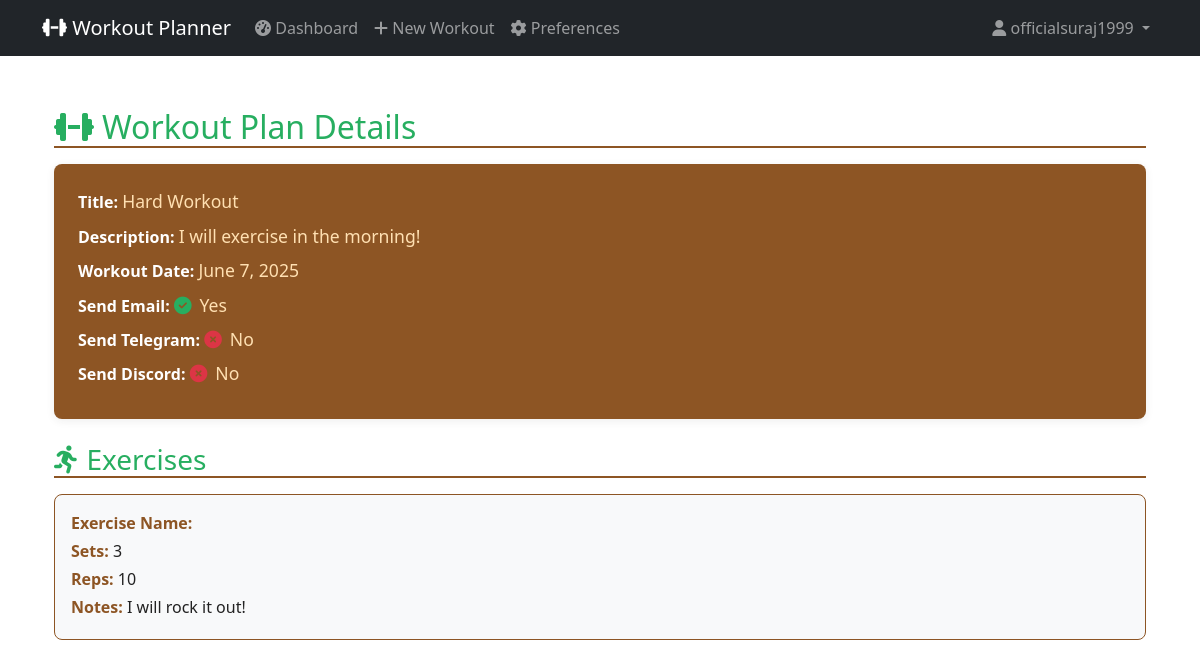
Page /detail/1/ (signed in) on the committed database.
### workout_app/models.py (models this page shows, shortened)
class WorkoutPlan(models.Model):
    user = models.ForeignKey(User, on_delete=models.CASCADE)
    title = models.CharField(max_length=100)
    description = models.TextField(blank=True, null=True)
    workout_date = models.DateField()
    exercises = models.TextField(help_text="JSON format of exercises, sets, and reps")
    send_email = models.BooleanField(default=False)
    email_sent = models.BooleanField(default=False)
    send_telegram = models.BooleanField(default=False)
    telegram_sent = models.BooleanField(default=False)
    send_discord = models.BooleanField(default=False)
    discord_sent = models.BooleanField(default=False)
    created_at = models.DateTimeField(auto_now_add=True)
    updated_at = models.DateTimeField(auto_now=True)
    def get_exercises(self):
        if not self.exercises:
            return []
        return json.loads(self.exercises)

### workout_app/views.py (the view)
# urls.py: path('detail/<int:pk>/', views.workout_detail, name='workout_detail'),
@login_required
def workout_detail(request, pk):
    workout = get_object_or_404(WorkoutPlan, pk=pk, user=request.user)
    exercises = workout.get_exercises()
    return render(request, 'workout_app/workout_detail.html', {
        'workout': workout,
        'exercises': exercises
    })

### workout_app/templates/workout_app/workout_detail.html (shortened to what this page needs)
{% extends "workout_app/base.html" %}
{% block content %}
<div class="container mt-5">
    <h2 class="form-section-title"><i class="fas fa-dumbbell icon"></i>Workout Plan Details</h2>
    <div class="workout-plan-detail mb-4">
        <div class="mb-2">
            <span class="detail-label">Title:</span>
            <span class="detail-value">{{ workout.title }}</span>
        </div>
        <div class="mb-2">
            <span class="detail-label">Description:</span>
            <span class="detail-value">{{ workout.description }}</span>
        </div>
        <div class="mb-2">
            <span class="detail-label">Workout Date:</span>
            <span class="detail-value">{{ workout.workout_date|date:"F j, Y" }}</span>
        </div>
        <div class="mb-2">
            <span class="detail-label">Send Email:</span>
            <span class="detail-value">
                {% if workout.send_email %}
                    <i class="fas fa-check-circle icon"></i>Yes
                {% else %}
                    <i class="fas fa-times-circle text-danger icon"></i>No
                {% endif %}
            </span>
        </div>
        <div class="mb-2">
            <span class="detail-label">Send Telegram:</span>
            <span class="detail-value">
                {% if workout.send_telegram %}
                    <i class="fas fa-check-circle icon"></i>Yes
                {% else %}
                    <i class="fas fa-times-circle text-danger icon"></i>No
                {% endif %}
            </span>
        </div>
        <div class="mb-2">
            <span class="detail-label">Send Discord:</span>
            <span class="detail-value">
                {% if workout.send_discord %}
                    <i class="fas fa-check-circle icon"></i>Yes
                {% else %}
                    <i class="fas fa-times-circle text-danger icon"></i>No
                {% endif %}
            </span>
        </div>
    </div>
    <h3 class="form-section-title"><i class="fas fa-running icon"></i>Exercises</h3>
    {% if exercises %}
        {% for exercise in exercises %}
            <div class="exercise-detail">
                <div class="mb-1">
                    <span class="detail-label">Exercise Name:</span>
                </div>
                <div class="mb-1">
                    <span class="detail-label">Sets:</span>
                    <span class="detail-value">{{ exercise.sets }}</span>
                </div>
                <div class="mb-1">
                    <span class="detail-label">Reps:</span>
                    <span class="detail-value">{{ exercise.reps }}</span>
                </div>
                {% if exercise.notes %}
                    <div class="mb-1">
                        <span class="detail-label">Notes:</span>
                        <span class="detail-value">{{ exercise.notes }}</span>
                    </div>
                {% endif %}
            </div>
        {% endfor %}
    {% else %}
        <p class="text-muted">No exercises added to this workout plan.</p>
    {% endif %}
</div>
{% endblock %}

### workout_app/templates/workout_app/base.html (shortened to what this page needs)
<!DOCTYPE html>
<html lang="en">
<head>
    <link href="https://cdn.jsdelivr.net/npm/bootstrap@5.3.0/dist/css/bootstrap.min.css" rel="stylesheet">
    <link href="https://cdnjs.cloudflare.com/ajax/libs/font-awesome/6.4.0/css/all.min.css" rel="stylesheet">
</head>
<body>
    <nav class="navbar navbar-expand-lg navbar-dark bg-dark fixed-top">
        <div class="container">
            <a class="navbar-brand" href="{% url 'dashboard' %}">
                <i class="fas fa-dumbbell"></i> Workout Planner
            </a>
            <div class="collapse navbar-collapse" id="navbarNav">
                <ul class="navbar-nav me-auto">
                    {% if user.is_authenticated %}
                    <li class="nav-item">
                        <a class="nav-link" href="{% url 'dashboard' %}">
                            <i class="fas fa-tachometer-alt"></i> Dashboard
                        </a>
                    </li>
                    <li class="nav-item">
                        <a class="nav-link" href="{% url 'create_workout' %}">
                            <i class="fas fa-plus"></i> New Workout
                        </a>
                    </li>
                    <li class="nav-item">
                        <a class="nav-link" href="{% url 'preferences' %}">
                            <i class="fas fa-cog"></i> Preferences
                        </a>
                    </li>
                    {% endif %}
                </ul>
                <ul class="navbar-nav">
                    {% if user.is_authenticated %}
                    <li class="nav-item dropdown">
                        <a class="nav-link dropdown-toggle" href="#" role="button" data-bs-toggle="dropdown">
                            <i class="fas fa-user"></i> {{ user.first_name|default:user.username }}
                        </a>
                    </li>
                    {% endif %}
                </ul>
            </div>
        </div>
    </nav>
    <div class="container">
        {% block content %}{% endblock %}
    </div>
</body>
</html>

### workout_app/templates/workout_app/base.html (style rules this page uses)
body { padding-top: 60px; }

### workout_app/templates/workout_app/workout_detail.html (style rules this page uses)
.form-section-title { color: #27ae60; border-bottom: 2px solid #8d5524; margin-bottom: 1rem; }
.workout-plan-detail { background: #8d5524; color: #fff; border-radius: 8px; padding: 1.5rem; margin-bottom: 2rem; box-shadow: 0 2px 8px rgba(34,34,34,0.08); }
.workout-plan-detail .detail-label { color: #fff; font-weight: bold; }
.workout-plan-detail .detail-value { color: #ffe0b2; font-size: 1.1rem; }
.exercise-detail { background: #f8f9fa; border: 1px solid #8d5524; padding: 1rem; border-radius: 8px; margin-bottom: 1rem; }
.exercise-detail .detail-label { color: #8d5524; font-weight: bold; }
.exercise-detail .detail-value { color: #222; }
.icon { color: #27ae60; margin-right: 0.5rem; }

### rows in the picture
WorkoutPlan: title "Hard Workout", description "I will exercise in the morning!", workout_date "June 7, 2025"

### other values in the picture
{{ user.first_name|default:user.username }} "officialsuraj1999"
{{ exercise.sets }} "3"
{{ exercise.reps }} "10"
{{ exercise.notes }} "I will rock it out!"
